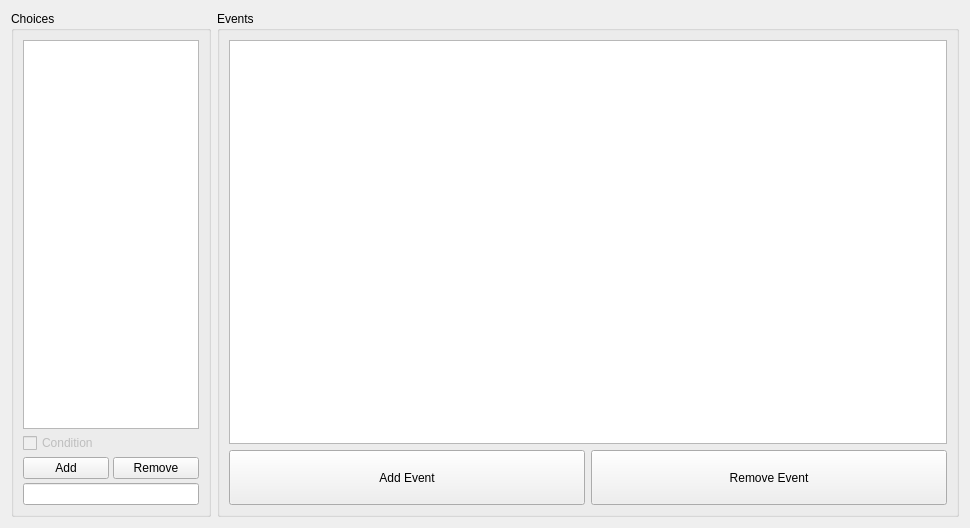
<?xml version="1.0" encoding="UTF-8"?>
<ui version="4.0">
 <class>ChoicesEditDialog</class>
 <widget class="QDialog" name="ChoicesEditDialog">
  <property name="geometry">
   <rect>
    <x>0</x>
    <y>0</y>
    <width>970</width>
    <height>528</height>
   </rect>
  </property>
  <property name="windowTitle">
   <string>Dialog</string>
  </property>
  <layout class="QGridLayout" name="gridLayout_2">
   <item row="0" column="0">
    <widget class="QGroupBox" name="groupBox">
     <property name="maximumSize">
      <size>
       <width>200</width>
       <height>16777215</height>
      </size>
     </property>
     <property name="title">
      <string>Choices</string>
     </property>
     <layout class="QGridLayout" name="gridLayout">
      <property name="spacing">
       <number>4</number>
      </property>
      <item row="0" column="0" colspan="2">
       <widget class="QListWidget" name="choices_list">
        <property name="dragDropMode">
         <enum>QAbstractItemView::InternalMove</enum>
        </property>
       </widget>
      </item>
      <item row="3" column="0" colspan="2">
       <widget class="QLineEdit" name="choices_text"/>
      </item>
      <item row="2" column="0">
       <widget class="QPushButton" name="pushButton">
        <property name="focusPolicy">
         <enum>Qt::NoFocus</enum>
        </property>
        <property name="text">
         <string>Add</string>
        </property>
       </widget>
      </item>
      <item row="2" column="1">
       <widget class="QPushButton" name="pushButton_2">
        <property name="focusPolicy">
         <enum>Qt::NoFocus</enum>
        </property>
        <property name="text">
         <string>Remove</string>
        </property>
       </widget>
      </item>
      <item row="1" column="0" colspan="2">
       <widget class="QCheckBox" name="condition_combobox">
        <property name="enabled">
         <bool>false</bool>
        </property>
        <property name="text">
         <string>Condition</string>
        </property>
       </widget>
      </item>
     </layout>
    </widget>
   </item>
   <item row="0" column="1">
    <widget class="QGroupBox" name="groupBox_2">
     <property name="title">
      <string>Events</string>
     </property>
     <layout class="QGridLayout" name="gridLayout_3">
      <item row="1" column="0">
       <widget class="QPushButton" name="addEventButton">
        <property name="sizePolicy">
         <sizepolicy hsizetype="Minimum" vsizetype="Expanding">
          <horstretch>0</horstretch>
          <verstretch>0</verstretch>
         </sizepolicy>
        </property>
        <property name="maximumSize">
         <size>
          <width>16777215</width>
          <height>55</height>
         </size>
        </property>
        <property name="focusPolicy">
         <enum>Qt::NoFocus</enum>
        </property>
        <property name="text">
         <string>Add Event</string>
        </property>
       </widget>
      </item>
      <item row="1" column="1">
       <widget class="QPushButton" name="removeEventButton">
        <property name="sizePolicy">
         <sizepolicy hsizetype="Minimum" vsizetype="Expanding">
          <horstretch>0</horstretch>
          <verstretch>0</verstretch>
         </sizepolicy>
        </property>
        <property name="maximumSize">
         <size>
          <width>16777215</width>
          <height>55</height>
         </size>
        </property>
        <property name="focusPolicy">
         <enum>Qt::NoFocus</enum>
        </property>
        <property name="text">
         <string>Remove Event</string>
        </property>
       </widget>
      </item>
      <item row="0" column="0" colspan="2">
       <widget class="QListWidget" name="events_list">
        <property name="focusPolicy">
         <enum>Qt::NoFocus</enum>
        </property>
        <property name="styleSheet">
         <string notr="true">
QListWidget::item { 
height: 120px; 
margin: 8px;
}

QListWidget::item:selected
{
    background: rgba(75, 240, 37, 67);
}</string>
        </property>
        <property name="dragDropMode">
         <enum>QAbstractItemView::InternalMove</enum>
        </property>
       </widget>
      </item>
     </layout>
    </widget>
   </item>
  </layout>
 </widget>
 <resources/>
 <connections/>
</ui>
